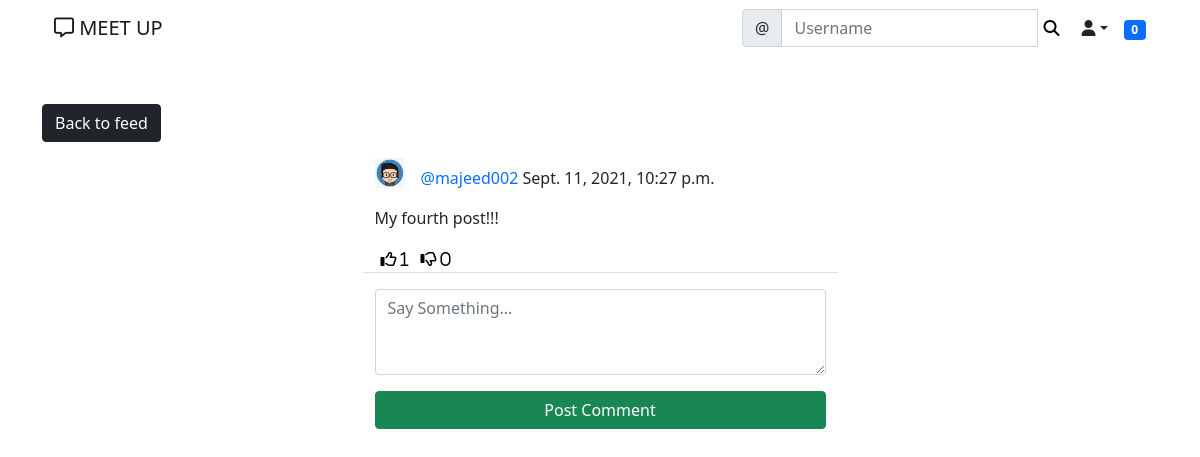
Page /meet/post/5/ (signed in) on the earlier database version.
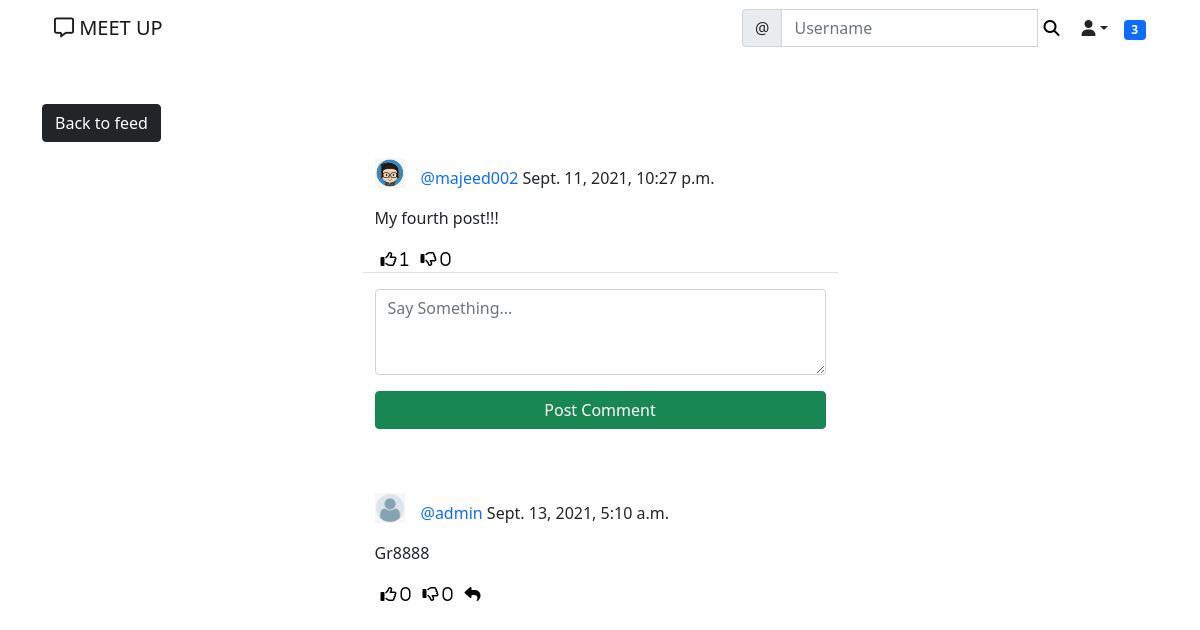
Same page on the later database version.
### meet/models.py (models this page shows)
class Comment(models.Model):
    comment = models.TextField()
    created_on = models.DateTimeField(default=timezone.now)
    post = models.ForeignKey('Post', on_delete=models.CASCADE)
    author = models.ForeignKey(User, on_delete=models.CASCADE)
    likes = models.ManyToManyField(User, blank=True, related_name='comment_likes')
    dislikes = models.ManyToManyField(User, blank=True, related_name='comment_dislikes')
    parent = models.ForeignKey('self', on_delete=models.CASCADE, blank=True, null=True, related_name='+')
    @property
    def children(self):
					return Comment.objects.filter(parent=self).order_by('-created_on').all()
    @property
    def is_parent(self):
					if self.parent is None:
						return True
					return False

class UserProfile(models.Model):
	user = models.OneToOneField(User, primary_key=True, verbose_name='user', related_name='profile', on_delete=models.CASCADE)
	name = models.CharField(max_length=30, blank=True, null=True)
	bio = models.TextField(max_length=500, blank=True, null=True)
	interest = models.CharField(max_length=100, blank=True, null=True)
	birth_date =models.DateField(null=True, blank=True)
	location = models.CharField(max_length=100, blank=True, null=True)
	picture = models.ImageField(upload_to='uploads/profile_pictures', default='uploads/profile_pictures/default.png', blank=True)
	followers = models.ManyToManyField(User, blank=True, related_name='followers')

### meet/views.py (the view, shortened to what this page needs)
# urls.py: path('post/<int:pk>/', PostDetailView.as_view(), name='post_detail'),
class PostDetailView(LoginRequiredMixin, View):
    def get(self, request, pk, *args, **kwargs):
        post = Post.objects.get(pk=pk)
        form = CommentForm()
        comments = Comment.objects.filter(post=post).order_by('-created_on')
        context = {
            'post': post,
            'form': form,
            'comments': comments,
        }
        return render(request, 'meet/post_detail.html', context)

### meet/forms.py
class CommentForm(forms.ModelForm):
    comment = forms.CharField(
        label='',
        widget=forms.Textarea(
            attrs={'rows': '3',
                   'placeholder': 'Say Something...'}
        ))
    class Meta:
        model = Comment
        fields = ['comment']

### landing/templatetags/custom_tags.py (called while the page is built)
@register.inclusion_tag('meet/show_notifications.html', takes_context=True)
def show_notifications(context):
	request_user = context['request'].user
	notifications = Notification.objects.filter(to_user=request_user).exclude(user_has_seen=True).order_by('-date')
	return {'notifications': notifications}

### meet/templates/meet/post_detail.html (shortened to what this page needs)
{% extends 'landing/base.html' %}
{% load crispy_forms_tags %}
{% load static %}
{% block content %}
<div class="container">
    <div class="row mt-5 ">
        <div class="col-md-5 col-sm-6">
            <a href="{% url 'post_list' %}" class="btn btn-dark">Back to feed</a>
        </div>
    </div>
    <div class="row justify-content-center mt-3 ">
        <div class="col-md-5 col-sm-6 border-bottom">
                <div>
                    <a href="{% url 'profile' post.author.profile.pk %}">
                        <img class="round-circle post-img" height="30" width="30" src="{{ post.author.profile.picture.url }}" />
                    </a>
                    <p class="post-text">
                        <a class="text-primary post-link" href="{% url 'profile' post.author.profile.pk %}">@{{ post.author }}</a> {{ post.created_on }}
                    </p>
                </div>
            <div>
            <p>{{ post.body }}</p>
            </div>
            <div class="d-flex flex-row">
                <form method="POST" action="{% url 'like' post.pk %}">
                    <button class="remove-default-btn" type="submit">
                        <i class="far fa-thumbs-up"> <span>{{ post.likes.all.count }}</span></i>
                    </button>
                </form>
                <form method="POST" action="{% url 'dislike' post.pk %}">
                    <button class="remove-default-btn" type="submit">
                        <i class="far fa-thumbs-down"> <span>{{ post.dislikes.all.count }}</span></i>
                    </button>
                </form>
            </div>
        </div>
    </div>
    <div class="row justify-content-center mt-3 mb-5 ">
        <div class="col-md-5 col-sm-12 ">
            <form method="POST">
                {{ form | crispy }}
                <div class="d-grid gap-2">
                    <button class="btn btn-success mt-3">Post Comment</button>
                </div>
            </form>
        </div>
    </div>
    {% for comment in comments %}
    {% if comment.is_parent %}
    <div class="row justify-content-center mt-3 mb-5">
        <div class="col-md-5 col-sm-12">
            <p>
                <div>
                    <a href="{% url 'profile' comment.author.profile.pk %}">
                        <img class="round-circle post-img" height="30" width="30" src="{{ comment.author.profile.picture.url }}" />
                    </a>
                    <p class="post-text">
                        <a class="text-primary post-link" href="{% url 'profile' comment.author.profile.pk %}">@{{ comment.author }}</a> {{ comment.created_on }}
                    </p>
                </div>
        </p>
            <p>{{ comment.comment }}</p>
            <div class="d-flex flex-row">
                <form method="POST" action="{% url 'comment-like' post.pk comment.pk %}">
                    <button class="remove-default-btn" type="submit">
                        <i class="far fa-thumbs-up"> <span>{{ comment.likes.all.count }}</span></i>
                    </button>
                </form>
                <form method="POST" action="{% url 'comment-dislike' post.pk comment.pk %}">
                    <button class="remove-default-btn" type="submit">
                        <i class="far fa-thumbs-down"> <span>{{ comment.dislikes.all.count }}</span></i>
                    </button>
                </form>
                <div>
                    <button class="remove-default-btn"><i class="fas fa-reply" onclick="commentReplyToggle('{{ comment.pk }}')"></i></button>
                </div>
            </div>
        </div>
    </div>
    {% endif %}
    {% endfor %}
</div>
{% endblock content %}

Differences in the rows shown:
added Comment: author.profile.picture (placeholder picture), author "admin", created_on "Sept. 13, 2021, 5:10 a.m.", comment "Gr8888", likes.all.count "0", dislikes.all.count "0"
Other differences:
{{ notifications.count }}: "0" → "3"
